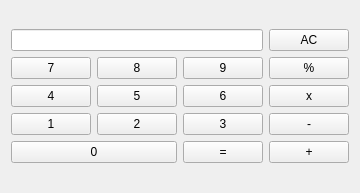
<?xml version="1.0" encoding="UTF-8"?>
<ui version="4.0">
 <class>Calculator</class>
 <widget class="QWidget" name="Calculator">
  <property name="geometry">
   <rect>
    <x>0</x>
    <y>0</y>
    <width>269</width>
    <height>193</height>
   </rect>
  </property>
  <property name="windowTitle">
   <string>Calculator</string>
  </property>
  <layout class="QVBoxLayout" name="verticalLayout">
   <item>
    <layout class="QGridLayout" name="gridLayout">
     <item row="1" column="0">
      <widget class="QPushButton" name="digitBotton7">
       <property name="text">
        <string>7</string>
       </property>
       <attribute name="buttonGroup">
        <string notr="true">digitButtonGroup</string>
       </attribute>
      </widget>
     </item>
     <item row="1" column="3">
      <widget class="QPushButton" name="divisionButton">
       <property name="text">
        <string>%</string>
       </property>
       <attribute name="buttonGroup">
        <string notr="true">multOrDivGroup</string>
       </attribute>
      </widget>
     </item>
     <item row="4" column="2">
      <widget class="QPushButton" name="equalButton">
       <property name="text">
        <string>=</string>
       </property>
      </widget>
     </item>
     <item row="3" column="1">
      <widget class="QPushButton" name="digitBotton2">
       <property name="text">
        <string>2</string>
       </property>
       <attribute name="buttonGroup">
        <string notr="true">digitButtonGroup</string>
       </attribute>
      </widget>
     </item>
     <item row="3" column="2">
      <widget class="QPushButton" name="digitBotton3">
       <property name="text">
        <string>3</string>
       </property>
       <attribute name="buttonGroup">
        <string notr="true">digitButtonGroup</string>
       </attribute>
      </widget>
     </item>
     <item row="2" column="2">
      <widget class="QPushButton" name="digitBotton6">
       <property name="text">
        <string>6</string>
       </property>
       <attribute name="buttonGroup">
        <string notr="true">digitButtonGroup</string>
       </attribute>
      </widget>
     </item>
     <item row="3" column="3">
      <widget class="QPushButton" name="subtractionButton">
       <property name="text">
        <string>-</string>
       </property>
       <attribute name="buttonGroup">
        <string notr="true">addOrSubGroup</string>
       </attribute>
      </widget>
     </item>
     <item row="2" column="3">
      <widget class="QPushButton" name="multipleButton">
       <property name="text">
        <string>x</string>
       </property>
       <attribute name="buttonGroup">
        <string notr="true">multOrDivGroup</string>
       </attribute>
      </widget>
     </item>
     <item row="4" column="0" colspan="2">
      <widget class="QPushButton" name="digitBotton0">
       <property name="text">
        <string>0</string>
       </property>
       <attribute name="buttonGroup">
        <string notr="true">digitButtonGroup</string>
       </attribute>
      </widget>
     </item>
     <item row="4" column="3">
      <widget class="QPushButton" name="additionButton">
       <property name="text">
        <string>+</string>
       </property>
       <attribute name="buttonGroup">
        <string notr="true">addOrSubGroup</string>
       </attribute>
      </widget>
     </item>
     <item row="3" column="0">
      <widget class="QPushButton" name="digitBotton1">
       <property name="text">
        <string>1</string>
       </property>
       <attribute name="buttonGroup">
        <string notr="true">digitButtonGroup</string>
       </attribute>
      </widget>
     </item>
     <item row="1" column="2">
      <widget class="QPushButton" name="digitBotton9">
       <property name="text">
        <string>9</string>
       </property>
       <attribute name="buttonGroup">
        <string notr="true">digitButtonGroup</string>
       </attribute>
      </widget>
     </item>
     <item row="2" column="0">
      <widget class="QPushButton" name="digitBotton4">
       <property name="text">
        <string>4</string>
       </property>
       <attribute name="buttonGroup">
        <string notr="true">digitButtonGroup</string>
       </attribute>
      </widget>
     </item>
     <item row="2" column="1">
      <widget class="QPushButton" name="digitBotton5">
       <property name="text">
        <string>5</string>
       </property>
       <attribute name="buttonGroup">
        <string notr="true">digitButtonGroup</string>
       </attribute>
      </widget>
     </item>
     <item row="1" column="1">
      <widget class="QPushButton" name="digitBotton8">
       <property name="text">
        <string>8</string>
       </property>
       <attribute name="buttonGroup">
        <string notr="true">digitButtonGroup</string>
       </attribute>
      </widget>
     </item>
     <item row="0" column="3">
      <widget class="QPushButton" name="clearButton">
       <property name="text">
        <string>AC</string>
       </property>
      </widget>
     </item>
     <item row="0" column="0" colspan="3">
      <widget class="QLineEdit" name="lineEdit"/>
     </item>
    </layout>
   </item>
  </layout>
 </widget>
 <resources/>
 <connections/>
 <buttongroups>
  <buttongroup name="digitButtonGroup"/>
  <buttongroup name="addOrSubGroup"/>
  <buttongroup name="multOrDivGroup"/>
 </buttongroups>
</ui>
